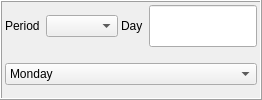
           <widget class="QFrame" name="frame_period">
            <property name="sizePolicy">
             <sizepolicy hsizetype="Preferred" vsizetype="Fixed">
              <horstretch>0</horstretch>
              <verstretch>0</verstretch>
             </sizepolicy>
            </property>
            <property name="frameShape">
             <enum>QFrame::Box</enum>
            </property>
            <property name="frameShadow">
             <enum>QFrame::Raised</enum>
            </property>
            <layout class="QVBoxLayout" name="verticalLayout_5">
             <property name="spacing">
              <number>6</number>
             </property>
             <property name="leftMargin">
              <number>3</number>
             </property>
             <property name="topMargin">
              <number>3</number>
             </property>
             <property name="rightMargin">
              <number>3</number>
             </property>
             <property name="bottomMargin">
              <number>3</number>
             </property>
             <item>
              <widget class="QWidget" name="widget_periodDay" native="true">
               <layout class="QHBoxLayout" name="horizontalLayout">
                <property name="spacing">
                 <number>3</number>
                </property>
                <property name="leftMargin">
                 <number>0</number>
                </property>
                <property name="topMargin">
                 <number>0</number>
                </property>
                <property name="rightMargin">
                 <number>0</number>
                </property>
                <property name="bottomMargin">
                 <number>0</number>
                </property>
                <item>
                 <widget class="QWidget" name="widget_period_2" native="true">
                  <layout class="QHBoxLayout" name="horizontalLayout_4">
                   <property name="spacing">
                    <number>6</number>
                   </property>
                   <property name="leftMargin">
                    <number>0</number>
                   </property>
                   <property name="topMargin">
                    <number>0</number>
                   </property>
                   <property name="rightMargin">
                    <number>0</number>
                   </property>
                   <property name="bottomMargin">
                    <number>0</number>
                   </property>
                   <item>
                    <widget class="QLabel" name="label_period">
                     <property name="sizePolicy">
                      <sizepolicy hsizetype="Fixed" vsizetype="Preferred">
                       <horstretch>0</horstretch>
                       <verstretch>0</verstretch>
                      </sizepolicy>
                     </property>
                     <property name="text">
                      <string>Period</string>
                     </property>
                    </widget>
                   </item>
                   <item>
                    <widget class="QComboBox" name="comboBox_period">
                     <property name="sizePolicy">
                      <sizepolicy hsizetype="Preferred" vsizetype="Fixed">
                       <horstretch>0</horstretch>
                       <verstretch>0</verstretch>
                      </sizepolicy>
                     </property>
                    </widget>
                   </item>
                  </layout>
                 </widget>
                </item>
                <item>
                 <widget class="QWidget" name="widget_day" native="true">
                  <layout class="QHBoxLayout" name="horizontalLayout_5">
                   <property name="spacing">
                    <number>6</number>
                   </property>
                   <property name="leftMargin">
                    <number>0</number>
                   </property>
                   <property name="topMargin">
                    <number>0</number>
                   </property>
                   <property name="rightMargin">
                    <number>0</number>
                   </property>
                   <property name="bottomMargin">
                    <number>0</number>
                   </property>
                   <item>
                    <widget class="QLabel" name="label_day">
                     <property name="sizePolicy">
                      <sizepolicy hsizetype="Fixed" vsizetype="Preferred">
                       <horstretch>0</horstretch>
                       <verstretch>0</verstretch>
                      </sizepolicy>
                     </property>
                     <property name="text">
                      <string>Day</string>
                     </property>
                    </widget>
                   </item>
                   <item>
                    <widget class="QLineEdit" name="lineEdit_day">
                     <property name="sizePolicy">
                      <sizepolicy hsizetype="Preferred" vsizetype="Preferred">
                       <horstretch>0</horstretch>
                       <verstretch>0</verstretch>
                      </sizepolicy>
                     </property>
                    </widget>
                   </item>
                  </layout>
                 </widget>
                </item>
               </layout>
              </widget>
             </item>
             <item>
              <widget class="QWidget" name="widget_dayOfWeek" native="true">
               <layout class="QVBoxLayout" name="verticalLayout_6">
                <property name="spacing">
                 <number>3</number>
                </property>
                <property name="leftMargin">
                 <number>0</number>
                </property>
                <property name="topMargin">
                 <number>0</number>
                </property>
                <property name="rightMargin">
                 <number>0</number>
                </property>
                <property name="bottomMargin">
                 <number>0</number>
                </property>
                <item>
                 <widget class="QComboBox" name="comboBox_dayOfWeek">
                  <item>
                   <property name="text">
                    <string>Monday</string>
                   </property>
                  </item>
                  <item>
                   <property name="text">
                    <string>Thursday</string>
                   </property>
                  </item>
                  <item>
                   <property name="text">
                    <string>Wednesday</string>
                   </property>
                  </item>
                  <item>
                   <property name="text">
                    <string>Tuesday</string>
                   </property>
                  </item>
                  <item>
                   <property name="text">
                    <string>Friday</string>
                   </property>
                  </item>
                  <item>
                   <property name="text">
                    <string>Saturday</string>
                   </property>
                  </item>
                  <item>
                   <property name="text">
                    <string>Sunday</string>
                   </property>
                  </item>
                  <item>
                   <property name="text">
                    <string>Weekdays</string>
                   </property>
                  </item>
                  <item>
                   <property name="text">
                    <string>Weekend</string>
                   </property>
                  </item>
                 </widget>
                </item>
               </layout>
              </widget>
             </item>
            </layout>
           </widget>
